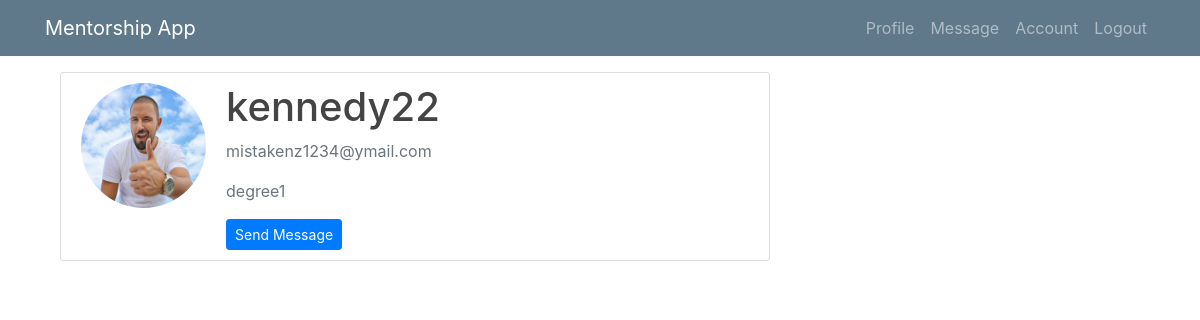
The app's page /profile1/22 (signed in), older data.
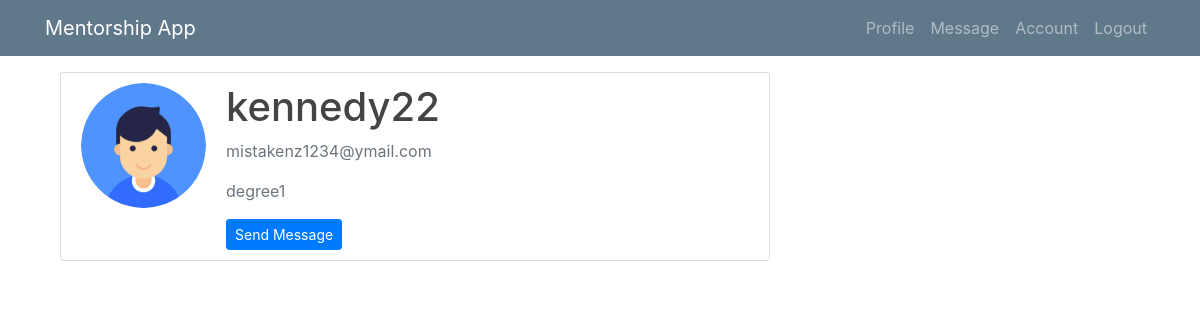
The same page, newer data.
### mentee/models.py (models this page shows, shortened)
class Msg(models.Model):
    sender = models.ForeignKey(User, related_name="sender", on_delete=models.CASCADE, null=True)
    receipient = models.ForeignKey(User, related_name="receipient", on_delete=models.CASCADE)
    msg_content = models.TextField(max_length=100)
    sent_at = models.DateTimeField(null=True, blank=True)
    comment = models.TextField(blank=True, null=True)
    comment_at = models.DateTimeField(blank=True, null=True)
    is_approved = models.BooleanField(default=False, verbose_name="Approve?")
    date_approved = models.DateTimeField(blank=True, null=True)
    class Meta:
        ordering = ['-sent_at']

class User(AbstractUser):
    is_mentee = models.BooleanField(default=False)
    is_mentor = models.BooleanField(default=False)

class Profile(models.Model):
    user = models.OneToOneField(User, on_delete=models.CASCADE)
    image = models.ImageField(default='default.jpg', upload_to='profile_pics')
    education = models.CharField(default='degree', max_length=100)

### mentee/views/mentor.py (the view)
# urls.py: path('profile1/<int:pk>', mentor.ProfileDetailView.as_view(), name="profile-detail1"),
class ProfileDetailView(LoginRequiredMixin, UserPassesTestMixin, DetailView):
    model = Msg
    context_object_name = 'msg'
    template_name = 'mentor/profile_detail1.html'
    def test_func(self):
        return self.request.user.is_mentor

### mentee/templates/mentor/profile_detail1.html (shortened to what this page needs)
{% extends 'mentor/base1.html' %}
{% block content %}
<br><br><br>
   <main role="main" class="container">
      <div class="row">
        <div class="col-md-8">
            <div class="content-section">
      <div class="media">
         <img class="rounded-circle account-img" src="{{ msg.sender.profile.image.url }}">
         <div class="media-body">
            <h2 class="account-heading">{{ msg.sender }}</h2>
            <p class="text-secondary">{{ msg.sender.email }}</p>
              <p class="text-secondary">{{ msg.sender.profile.education }}</p>
              <a class="btn btn-primary btn-sm" href="">Send Message</a>
         </div>
      </div>
   </div>
          </div>
        </div>
      </div>
{% endblock %}

Row changes from the older to the newer data that the page shows:
changed through a linked row, Msg "kennedy22": sender.profile.image: a different picture
